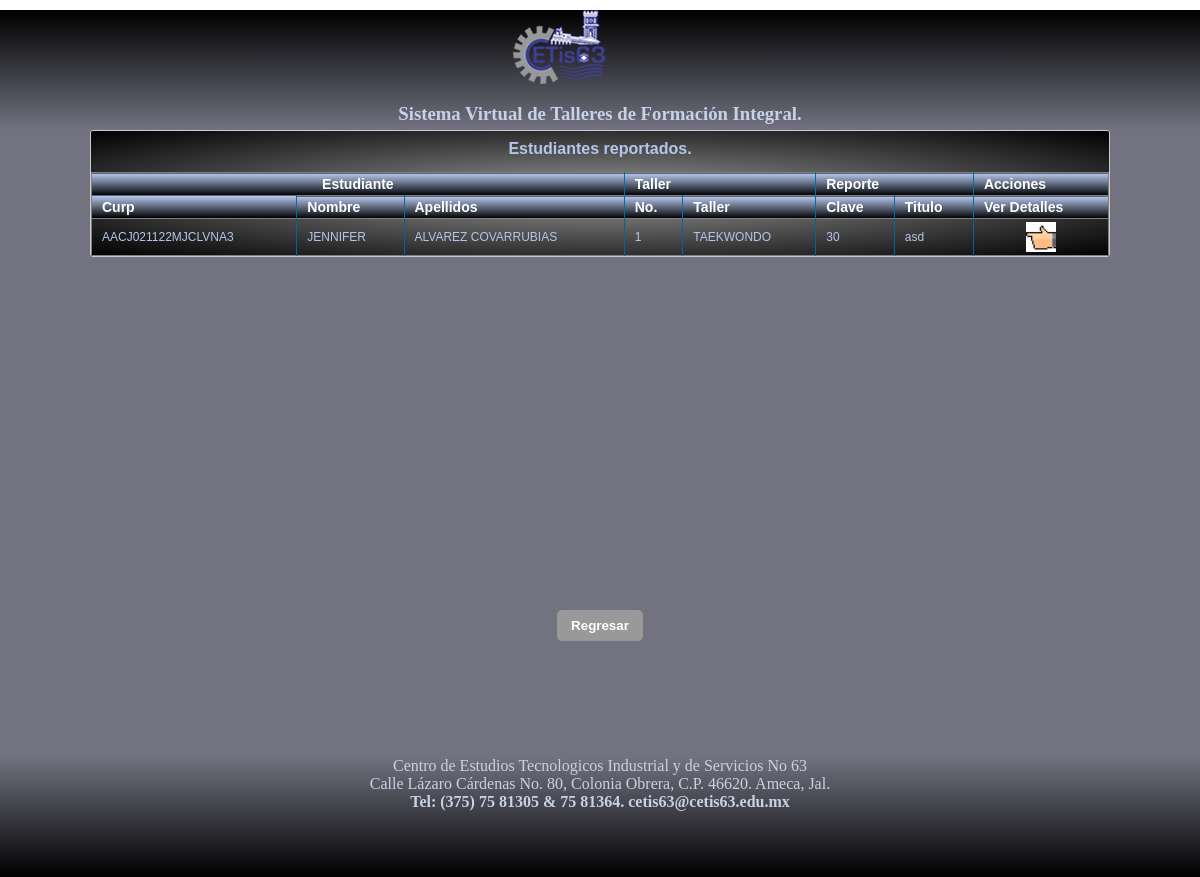
/listReportes.php, run on an earlier commit of the app's database.
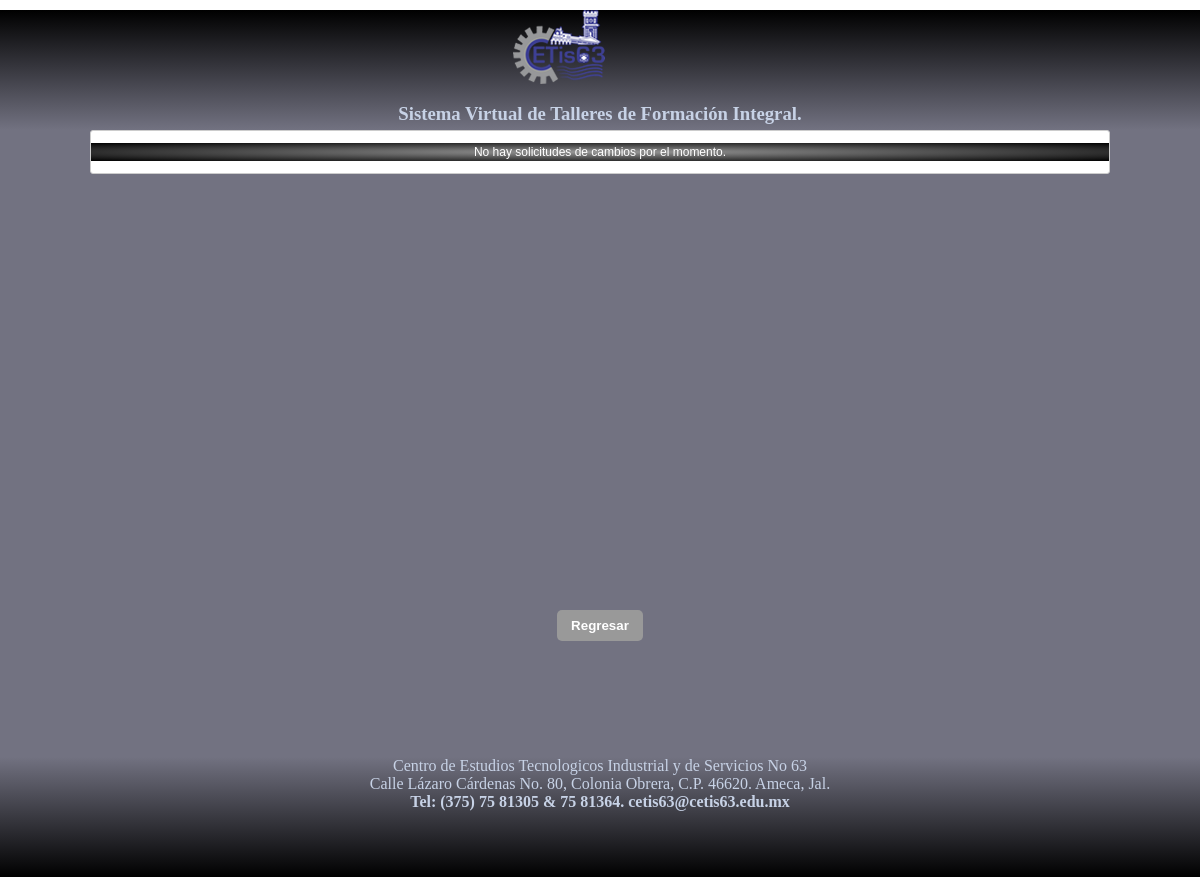
And on a later commit of the database.
### tables this page shows
CREATE TABLE `estudiante` (
  `curp` varchar(20) NOT NULL,
  `nombre` varchar(20) DEFAULT NULL,
  `apellidos` varchar(30) DEFAULT NULL,
  `carrera` varchar(50) DEFAULT NULL,
  `grado` int(11) DEFAULT NULL,
  `grupo` varchar(5) DEFAULT NULL
);

CREATE TABLE `taller` (
  `id` int(11) NOT NULL,
  `nombre` varchar(20) DEFAULT NULL,
  `area` varchar(30) DEFAULT NULL,
  `horario` varchar(20) DEFAULT NULL,
  `instructor` varchar(20) DEFAULT NULL,
  `supervisor` varchar(20) DEFAULT NULL,
  `estado` varchar(20) DEFAULT NULL
);

CREATE TABLE `reporte` (
  `clave` int(20) NOT NULL,
  `titulo` varchar(20) DEFAULT NULL,
  `descripcion` varchar(50) DEFAULT NULL,
  `autor` varchar(20) DEFAULT NULL,
  `reportado` varchar(20) DEFAULT NULL
);

### clases/db.php (called while the page is built)
<?php
class DB {
   private $server;
   private $host;
   private $db;
   private $user;
   private $psw;
   private $charset;
   public function __construct() {
      $this-> server  = 'mysql';
      $this-> host   = 'localhost';
      $this-> db     = 'taller';
      $this-> user   = 'root';
      $this-> psw    = '';
      $this-> charset= 'utf8mb4';
   }
   function connect() {
      try{
         $conexion = $this->server.':host='.$this->host.'; dbname='.$this->db.'; chartset='.$this->charset;
         $options = [
            PDO::ATTR_ERRMODE          => PDO::ERRMODE_EXCEPTION,
            PDO::ATTR_EMULATE_PREPARES => false,
         ];
         $pdo = new PDO($conexion, $this->user, $this->psw, $options);
         return $pdo;
      }catch(PDOException $e){
         print_r('Error de conexion: ' . $e->getMessage());
      }
   }
 }
?>

### clases/reporte.php (called while the page is built, shortened)
<?php
include_once 'db.php';
class Reporte extends DB {
	public function listarDetalles(){
		$query = $this->connect()->prepare(' select estudiante.curp, estudiante.nombre as nomest, estudiante.apellidos, taller.id, taller.nombre as tallnom, reporte.clave, reporte.titulo
  from estudiante
  inner join reporte on estudiante.curp = reporte.reportado
  inner join estudiante_por_taller on estudiante.curp = estudiante_por_taller.estudiante
  inner join taller on estudiante_por_taller.taller = taller.id');
		$query->execute();
		return $query->fetchAll(PDO::FETCH_ASSOC);
	}
}
?>

### listReportes.php (the view, shortened to what this page needs)
<html>
    <head>
        <link rel="stylesheet" href="css/main.css"/>
        <link rel="stylesheet" href="css/forms.css">
    </head>
    <body>
<center>
    <div id="contenedor">
            <?php include_once 'modulos/mdl_header.php'; ?>
        <section style="text-align: center; margin: 0 auto; height: 60%">
            <article style="width:85%; height: 100%;text-align: center; margin: 0 auto;">
                 <div class="datagrid">
                 <form method="post" action="DeallesReporte.php" name="frm_listReportes" id="frm_listReportes" style="width: auto; height: auto;">
                     <?php
  include_once 'clases/reporte.php';
  $rep = new Reporte();
  $reportes = $rep->listarDetalles();
  if($reportes){
    echo "
    <h4>Estudiantes reportados.</h4>
      <table border='1'><thead>
      <tr>
      <th colspan='3' style='text-align:center'>Estudiante</th>
      <th colspan='2'>Taller</th>
      <th colspan='2'>Reporte</th>
      <th>Acciones</th>
   </tr>
    <tr>
      <th>Curp</th>
      <th>Nombre</th>
      <th>Apellidos</th>
      <th>No.</th>
      <th>Taller</th>
      <th>Clave</th>
      <th>Titulo</th>
      <th>Ver Detalles</th>
    </tr>
	  </thead>";
    foreach ($reportes as $reporte) {
      echo "<tr>
      <td>".$reporte['curp']."</td>
      <td>".$reporte['nomest']."</td>
      <td>".$reporte['apellidos']."</td>
	  <td>".$reporte['id']."</td>
      <td>".$reporte['tallnom']."</td>
      <td>".$reporte['clave']."</td>
	  <td>".$reporte['titulo']."</td>
      <td style='text-align:center'><img width='30' height='30' src='imgs/elegir.png' onClick='detalles(\"".$reporte['clave']."\");'></td>
      </tr>";
    }
    echo "</table>";
  }
  else{
    echo " <p>No hay solicitudes de cambios por el momento.</p>";
  }
?>
           </article>
        </section>
        <div id="centrado">
          <input type="button" onClick="location='menuAdmin.php'" value="Regresar" />
        </div>
        <div id="espaciador">  </div>
            <?php include_once 'modulos/mdl_footer.php'; ?>
    </div>
  </center>
    </body>
</html>

What changed in the data, as far as the page shows it:
removed estudiante: curp "AACJ021122MJCLVNA3", nombre "JENNIFER", apellidos "ALVAREZ COVARRUBIAS", taller.id "1", taller.nombre "TAEKWONDO", reporte.clave "30", reporte.titulo "asd"
Also different on the page:
text no longer shown: "Estudiantes reportados. Estudiante Taller Reporte Acciones Curp Nombre Apellidos No. Taller Clave Titulo Ver Detalles"
text now shown: "No hay solicitudes de cambios por el momento."
